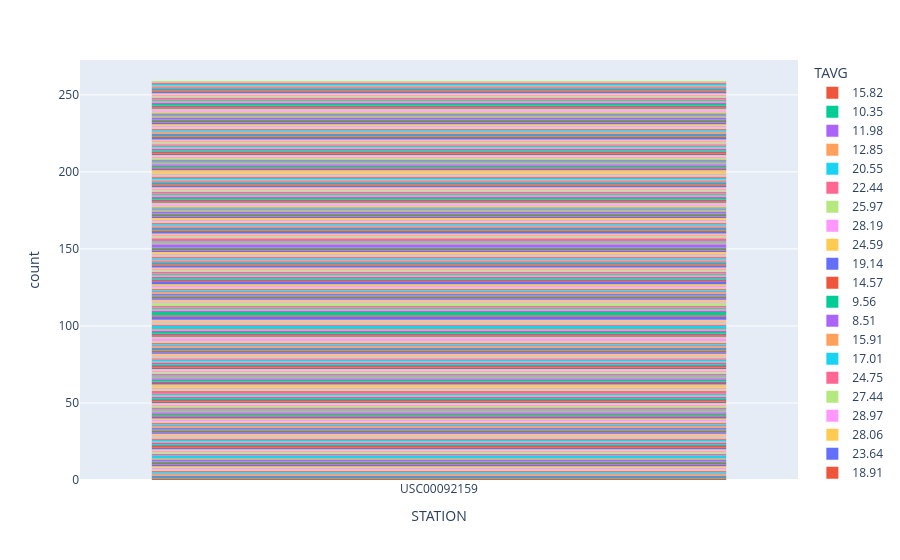

Notebook cell for this chart:
### Code cell
import pandas as pd
import matplotlib.pyplot as plt
import seaborn as sns
import plotly.express as px

df = pd.read_csv('USC00092159.csv')
print(df.dtypes)

# 1. Categorical count (Matplotlib + Pandas)
df['TAVG'].value_counts().plot(kind='bar', color='skyblue')
plt.xticks(rotation=45); plt.show()

# 2. Numeric vs Category (Seaborn boxplot)
sns.boxplot(data=df, x='TAVG', y='STATION')
plt.xticks(rotation=45); plt.show()

# 3. Numeric distribution (Plotly interactive histogram)
fig = px.histogram(df, x='STATION', color='TAVG')
fig.show()
